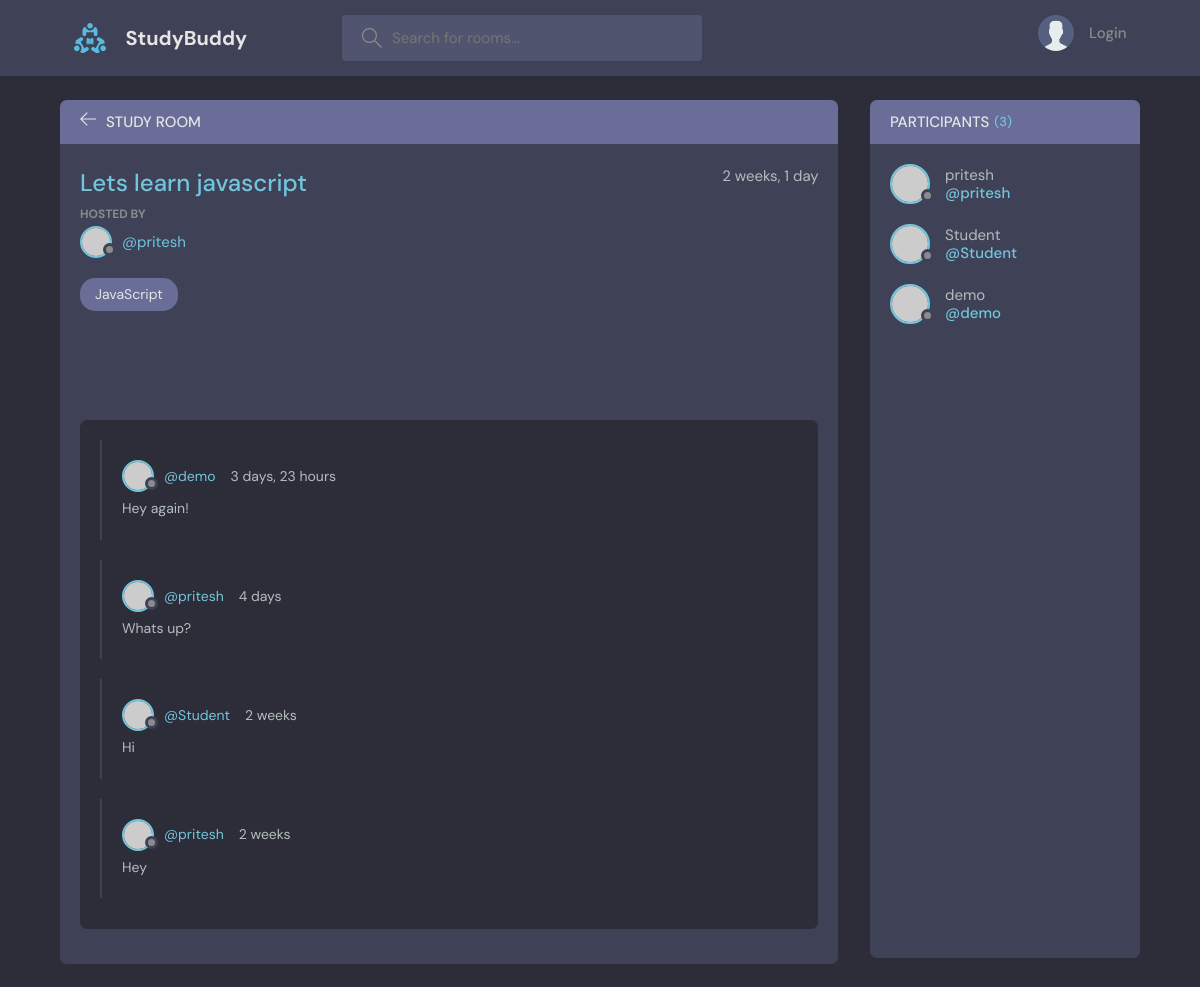
The app's page /room/1/, older data.
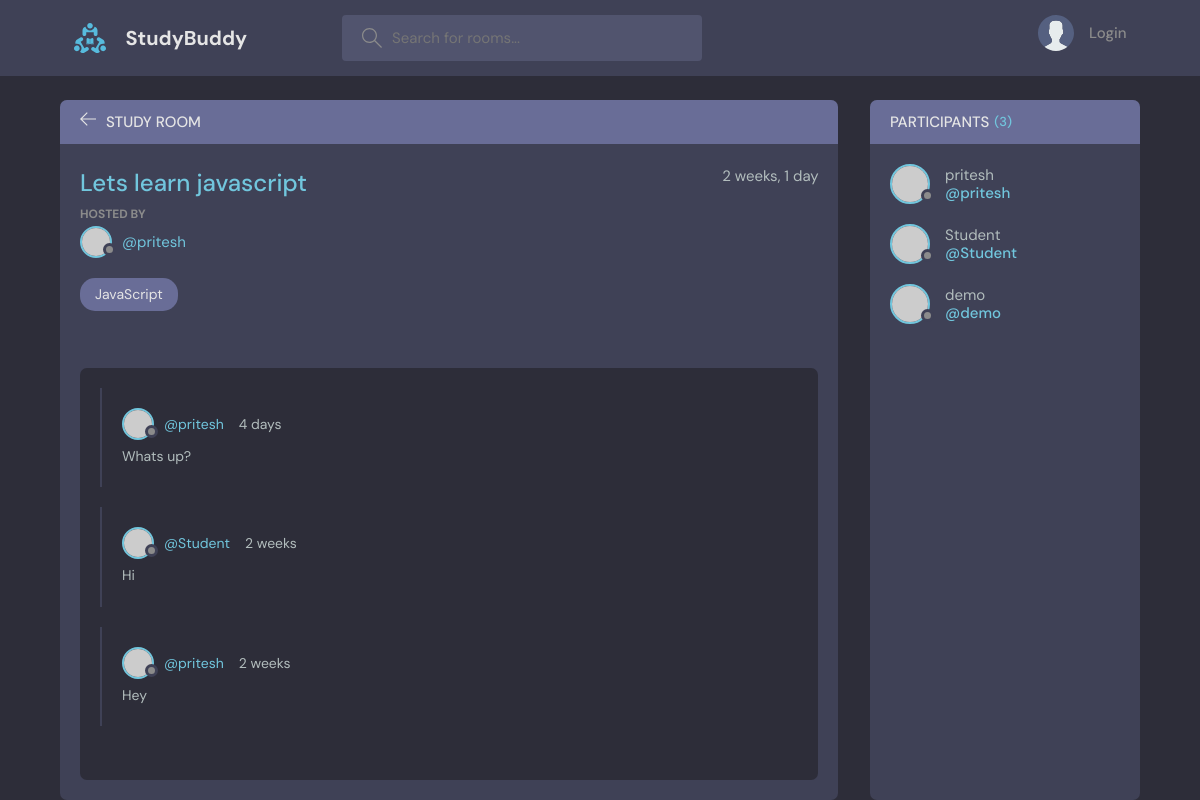
The same page, newer data.
### base/models.py (models this page shows, shortened)
class Message(models.Model):
    user = models.ForeignKey(User, on_delete=models.CASCADE)
    room = models.ForeignKey(Room, on_delete=models.CASCADE)
    body = models.TextField()
    updated =  models.DateTimeField(auto_now=True)
    created =  models.DateTimeField(auto_now_add=True)
    class Meta:
        ordering = ['-updated', '-created']

### base/views.py (the view, shortened to what this page needs)
# urls.py: path("room/<str:pk>/", views.room, name="Room"),
def room(request, pk):
    room = Room.objects.get(id=pk)
    roomMessages = room.message_set.all()
    participants = room.participants.all()
    context = {"room": room, "roomMessages" : roomMessages, "participants":participants}
    return render(request, "base/room.html", context)

### base/models.py (called while the page is built)
    def __str__(self):
        return self.name

### base/templates/base/room.html (shortened to what this page needs)
{% extends 'main.html'%} {% block content %}
<main class="profile-page layout layout--2">
  <div class="container">
    <div class="room">
      <div class="room__top">
        <div class="room__topLeft">
          <a href="{% url 'Home' %}">
            <svg
              version="1.1"
              xmlns="http://www.w3.org/2000/svg"
              width="32"
              height="32"
              viewBox="0 0 32 32"
            >
              <title>arrow-left</title>
              <path
                d="M13.723 2.286l-13.723 13.714 13.719 13.714 1.616-1.611-10.96-10.96h27.625v-2.286h-27.625l10.965-10.965-1.616-1.607z"
              ></path>
            </svg>
          </a>
          <h3>Study Room</h3>
        </div>
      </div>
      <div class="room__box scroll">
        <div class="room__header scroll">
          <div class="room__info">
            <h3>{{room.name}}</h3>
            <span>{{room.created | timesince}}</span>
          </div>
          <div class="room__hosted">
            <p>Hosted By</p>
            <a
              href="{% url 'user-profile' room.host.id %}"
              class="room__author"
            >
              <div class="avatar avatar--small">
                <img src="https://randomuser.me/api/portraits/men/37.jpg" />
              </div>
              <span>@{{room.host.username}}</span>
            </a>
          </div>
          <span class="room__topics">{{room.topic}}</span>
        </div>
        <div class="room__conversation">
          <div class="threads scroll">
            {% for message in roomMessages %}
            <div class="thread">
              <div class="thread__top">
                <div class="thread__author">
                  <a
                    href="{% url 'user-profile' message.user.id %}"
                    class="thread__authorInfo"
                  >
                    <div class="avatar avatar--small">
                      <img
                        src="https://randomuser.me/api/portraits/men/37.jpg"
                      />
                    </div>
                    <span>@{{message.user}}</span>
                  </a>
                  <span class="thread__date"
                    >{{message.created | timesince}}</span
                  >
                </div>
              </div>
              <div class="thread__details">{{message.body}}</div>
            </div>
            {% endfor %}
          </div>
        </div>
      </div>
    </div>
    <div class="participants">
      <h3 class="participants__top">
        Participants <span>({{participants.count}})</span>
      </h3>
      <div class="participants__list scroll">
        {% for user in participants %}
        <a href="{% url 'user-profile' user.id %}" class="participant">
          <div class="avatar avatar--medium">
            <img src="https://randomuser.me/api/portraits/men/37.jpg" />
          </div>
          <p>
            {{user.username}}
            <span>@{{user.username}}</span>
          </p>
        </a>
        {% endfor %}
      </div>
    </div>
  </div>
</main>
{% endblock content %}

Row changes from the older to the newer data that the page shows:
removed Message: user "demo", created "3 days, 23 hours", body "Hey again!"
